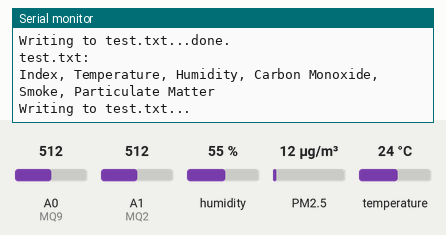
Bench run of a sketch on a simulated Arduino Uno, built with avr-gcc and run on an emulated ATmega328P. On the bench: the last lines printed to the serial monitor. Wiring (inferred from the names in the program): dust sensor: data pin 8. The inputs (shaded band) are chosen by the test bench; at power-on: humidity 55 %, PM2.5 12 µg/m³, temperature 24 °C, A0 (MQ9) = 512, A1 (MQ2) = 512. Storage starts empty.

Above: at 1.3 s.
1.4 s: humidity set to 22 %
At 2.7 s:
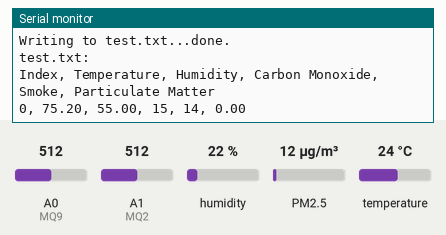
3.7 s: PM2.5 set to 6 µg/m³
5.2 s: PM2.5 set to 294 µg/m³
At 6.3 s:
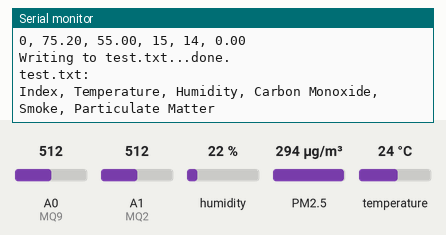
14.9 s: temperature set to 12 °C
At 16.0 s:
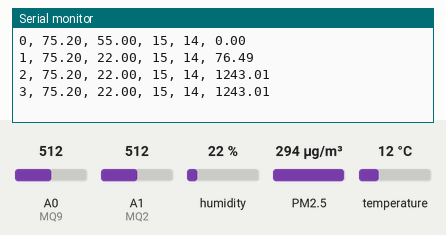
16.4 s: humidity set to 40 %
At 18.7 s:
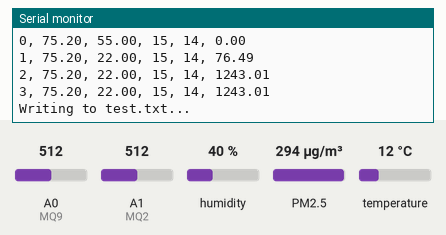
Timing chart, 0 to 18.9 s (numbered marks = the images above; inputs shaded):
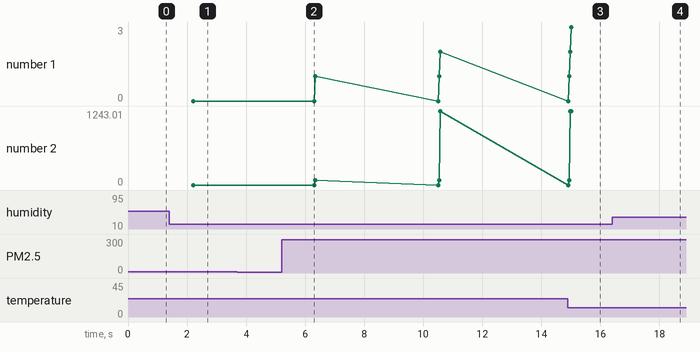

Measured:
- plotted number 2: 0 → 1243.01 after the input at 5.2 s

The sketch:

final_irec.ino
```cpp
// import libraries for sensors
#include <SPI.h>
#include <SD.h>
#include <DHT.h>

// instantiate variables
float temp;
float humid;
int timeS;

// set pins
#define DHTPIN 7                                // Temp / Humidity Sensor - "PWM" pin 7
#define DHTTYPE DHT22                           // DHT 22 (AM2302)
DHT dht(DHTPIN, DHTTYPE);                       // initialize DHT sensor for normal 16mhz Arduino

// particulate matter sensor
unsigned long duration;
unsigned long starttime;
unsigned long sampletime_ms = 2000;
unsigned long lowpulseoccupancy = 0;
float ratio = 0;
float concentration = 0;
int pin = 8;                                    // "PWM" pin 8

int MQ2 = A1;                                   // MQ2 - Analog pin 1
int MQ9 = A0;                                   // MQ9 - Analog pin 0

File myFile;

void setup() {
  // Open serial communications and wait for port to open:
  Serial.begin(9600);                           // 9600 baud rate
  dht.begin();                                  // initialize dht sensor
  while (!Serial) {
    ; // wait for serial port to connect. Needed for native USB port only
  }

  Serial.print("Initializing SD card...");      // update message

  if (!SD.begin(53)) {
    Serial.println("initialization failed!");   // failure message
    while (1);
  }
  Serial.println("initialization done.");

  // open the file. note that only one file can be open at a time,
  // so you have to close this one before opening another.
  myFile = SD.open("test.txt", FILE_WRITE);

  // if the file opened okay, write to it:
  if (myFile) {
    Serial.print("Writing to test.txt...");
    myFile.println("Index, Temperature, Humidity, Carbon Monoxide, Smoke, Particulate Matter");   // print the headings
    myFile.close();                             // close the file
    Serial.println("done.");                    // closing message
  } else {
    Serial.println("error opening test.txt");   // if the file didn't open, print an error
  }

  // re-open the file for reading:
  myFile = SD.open("test.txt");
  if (myFile) {
    Serial.println("test.txt:");

    // read from the file until there's nothing else in it:
    while (myFile.available()) {
      Serial.write(myFile.read());
    }
    myFile.close();                             // close the file
  } else {
    Serial.println("error opening test.txt");   // if the file didn't open, print an error:
  }
    timeS = 0;                                  // time variable
    pinMode(8,INPUT);                           // initialize "PWM" pin 8
    starttime = millis();
}

void loop() {
    int MQ2d = analogRead(MQ2);                 // read from the MQ2
    int MQ9d = analogRead(MQ9);                 // read from the MQ9

    temp = dht.readTemperature();               // read the temp
    temp = temp * 1.8 + 32;                     // convert to F
    humid = dht.readHumidity();                 // read the humidity

    delay(1000);                                // delay before writing
    myFile = SD.open("test.txt", FILE_WRITE);   // open the text file to write

  // if the file opened okay, write to it:
  if (myFile) {
    Serial.print("Writing to test.txt...");
    myFile.print(timeS);
    myFile.print(", ");
    myFile.print(temp);
    myFile.print(", ");
    myFile.print(humid);
    myFile.print(", ");
    myFile.print(MQ2,DEC);
    myFile.print(", ");
    myFile.print(MQ9,DEC);
    myFile.print(", ");
    myFile.println(concentration);
    delay(1000);
    myFile.close();                             // close the file
    Serial.println("done.");
  } else {
    Serial.println("error opening test.txt");   // if the file didn't open, print an error
  }

  // re-open the file for reading:
  myFile = SD.open("test.txt");
  if (myFile) {
    Serial.println("test.txt:");
    // read from the file until there's nothing else in it:
    while (myFile.available()) {
      Serial.write(myFile.read());
    }
    myFile.close();                             // close the file
  } else {
    Serial.println("error opening test.txt");   // if the file didn't open, print an error
  }

  timeS++;                                      // increment time variable

  //code for particulate matter sensor
  duration = pulseIn(pin, LOW);
  lowpulseoccupancy = lowpulseoccupancy+duration;
  if ((millis()-starttime) >= sampletime_ms)    // if the sample time = = 30s
  {
    ratio = lowpulseoccupancy/(sampletime_ms*10.0);
    concentration = 1.1*pow(ratio,3)-3.8*pow(ratio,2)+520*ratio+0.62;
    lowpulseoccupancy = 0;
    starttime = millis();
  }

  delay(2000); // wait until restarting loop
}
```
